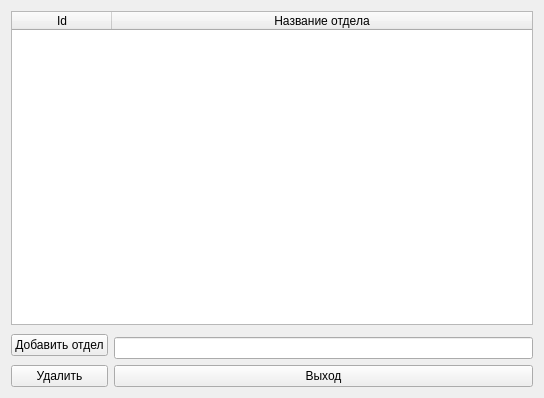
<?xml version="1.0" encoding="UTF-8"?>
<ui version="4.0">
 <class>DepWindow</class>
 <widget class="QDialog" name="DepWindow">
  <property name="geometry">
   <rect>
    <x>0</x>
    <y>0</y>
    <width>544</width>
    <height>398</height>
   </rect>
  </property>
  <property name="windowTitle">
   <string>База данных отделов</string>
  </property>
  <property name="locale">
   <locale language="Russian" country="Russia"/>
  </property>
  <layout class="QGridLayout" name="gridLayout">
   <item row="5" column="0" colspan="3">
    <widget class="QPushButton" name="delDepButton">
     <property name="sizePolicy">
      <sizepolicy hsizetype="Expanding" vsizetype="Fixed">
       <horstretch>0</horstretch>
       <verstretch>0</verstretch>
      </sizepolicy>
     </property>
     <property name="text">
      <string>Удалить</string>
     </property>
     <property name="autoDefault">
      <bool>false</bool>
     </property>
    </widget>
   </item>
   <item row="0" column="0" colspan="4">
    <widget class="QTableWidget" name="depTable">
     <property name="sizePolicy">
      <sizepolicy hsizetype="Expanding" vsizetype="Expanding">
       <horstretch>0</horstretch>
       <verstretch>0</verstretch>
      </sizepolicy>
     </property>
     <property name="editTriggers">
      <set>QAbstractItemView::NoEditTriggers</set>
     </property>
     <property name="tabKeyNavigation">
      <bool>false</bool>
     </property>
     <property name="alternatingRowColors">
      <bool>true</bool>
     </property>
     <property name="selectionMode">
      <enum>QAbstractItemView::SingleSelection</enum>
     </property>
     <property name="selectionBehavior">
      <enum>QAbstractItemView::SelectRows</enum>
     </property>
     <attribute name="horizontalHeaderStretchLastSection">
      <bool>true</bool>
     </attribute>
     <attribute name="verticalHeaderStretchLastSection">
      <bool>false</bool>
     </attribute>
     <column>
      <property name="text">
       <string>Id</string>
      </property>
     </column>
     <column>
      <property name="text">
       <string>Название отдела</string>
      </property>
     </column>
    </widget>
   </item>
   <item row="2" column="3">
    <widget class="QLineEdit" name="lineEditDep"/>
   </item>
   <item row="1" column="0" rowspan="2" colspan="3">
    <widget class="QPushButton" name="addDepButton">
     <property name="sizePolicy">
      <sizepolicy hsizetype="Expanding" vsizetype="Fixed">
       <horstretch>0</horstretch>
       <verstretch>0</verstretch>
      </sizepolicy>
     </property>
     <property name="text">
      <string>Добавить отдел</string>
     </property>
     <property name="autoDefault">
      <bool>false</bool>
     </property>
    </widget>
   </item>
   <item row="5" column="3">
    <widget class="QPushButton" name="exitDepButton">
     <property name="text">
      <string>Выход</string>
     </property>
     <property name="autoDefault">
      <bool>false</bool>
     </property>
    </widget>
   </item>
  </layout>
 </widget>
 <resources/>
 <connections/>
</ui>
